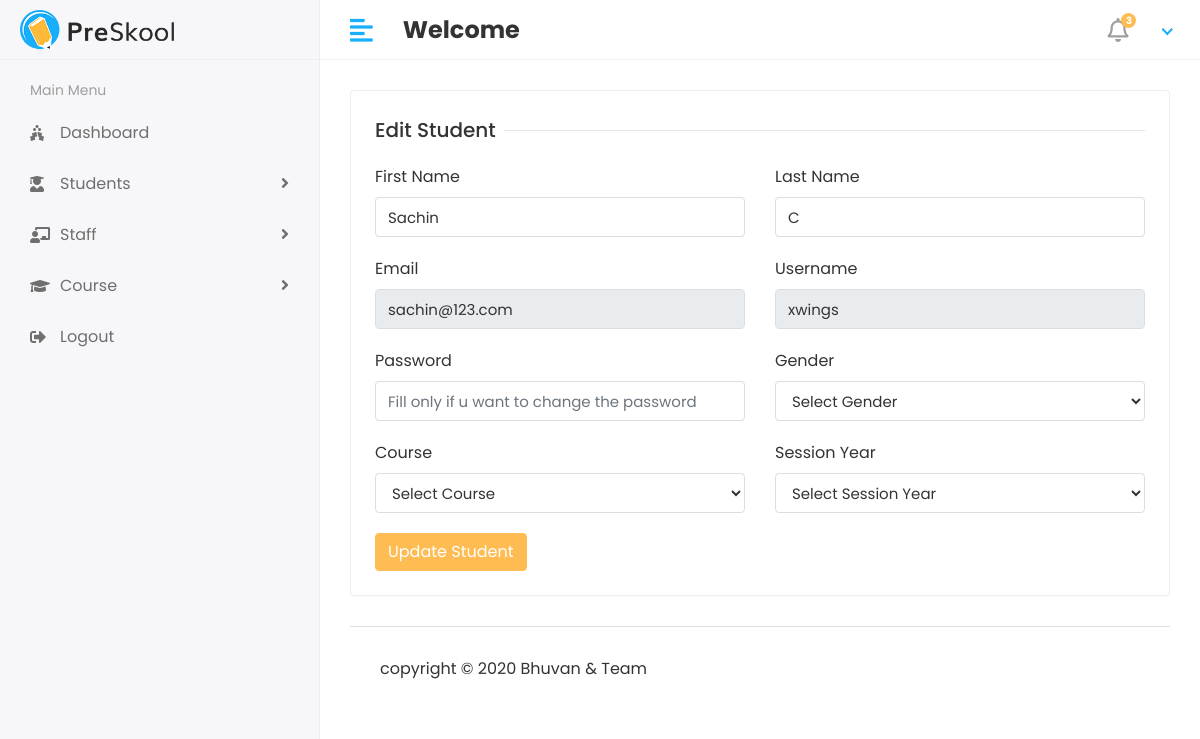
Page /Hod/student/edit/4 on the committed database.
### app/models.py (models this page shows, shortened)
class Student(models.Model):
    admin = models.OneToOneField(CustomUser, on_delete=models.CASCADE)
    gender = models.CharField(max_length=100)
    course_id = models.ForeignKey(Course, on_delete=models.DO_NOTHING)
    session_year_id = models.ForeignKey(
        Session_Year, on_delete=models.DO_NOTHING)
    created_at = models.DateTimeField(auto_now_add=True)
    updated_at = models.DateTimeField(auto_now_add=True)

class CustomUser(AbstractUser):
    USER = (
        (1, 'HOD'),
        (2, 'STAFF'),
        (3, 'STUDENT'),
    )
    user_type = models.CharField(choices=USER, max_length=50, default=1)

### sms/hod_views.py (the view)
# urls.py: path('Hod/student/edit/<str:id>', hod_views.EDIT_STUDENT, name='edit_student'),
def EDIT_STUDENT(request, id):
    student = Student.objects.filter(id=id)
    course = Course.objects.all()
    session_year = Session_Year.objects.all()
    context = {
        'student': student,
        'course': course,
        'session_year': session_year,
    }
    return render(request, 'hod/edit_student.html', context)

### templates/hod/edit_student.html (shortened to what this page needs)
{% extends 'base.html' %} {% block content %}
<div class="row">
  <div class="col-sm-12">
    <div class="card">
      <div class="card-body">
        <form method="post" action="{% url 'update_student' %}">
          <div class="row">
            <div class="col-12">
              <h5 class="form-title">
                <span>Edit Student</span>
              </h5>
            </div>
            <div class="col-12 col-sm-6">
              <div class="form-group">
                <label>First Name</label>
                <input
                  type="text"
                  class="form-control"
                  name="first_name"
                  value="{% for i in student %}{{i.admin.first_name}}{% endfor %}"
                />
              </div>
            </div>
            <div class="col-12 col-sm-6">
              <div class="form-group">
                <label>Last Name</label>
                <input
                  type="text"
                  class="form-control"
                  name="last_name"
                  value="{% for i in student %}{{i.admin.last_name}}{% endfor %}"
                />
              </div>
            </div>
            <div class="col-12 col-sm-6">
              <div class="form-group">
                <label>Email</label>
                <input
                  type="email"
                  class="form-control"
                  name="email"
                  value="{% for i in student %}{{i.admin.email}}{% endfor %}"
                  readonly
                />
              </div>
            </div>
            <div class="col-12 col-sm-6">
              <div class="form-group">
                <label>Username</label>
                <input
                  type="text"
                  class="form-control"
                  name="username"
                  value="{% for i in student %}{{i.admin.username}}{% endfor %}"
                  readonly
                />
              </div>
            </div>
            <div class="col-12 col-sm-6">
              <div class="form-group">
                <label>Password</label>
                <input
                  type="password"
                  class="form-control"
                  name="password"
                  placeholder="Fill only if u want to change the password"
                />
              </div>
            </div>
            <div class="col-12 col-sm-6">
              <div class="form-group">
                <label>Gender</label>
                <select class="form-control" name="gender">
                  <option>Select Gender</option>
                </select>
              </div>
            </div>
            <div class="col-12 col-sm-6">
              <div class="form-group">
                <label>Course</label>
                <select class="form-control" name="course_id" required>
                  <option>Select Course</option>
                </select>
              </div>
            </div>
            <div class="col-12 col-sm-6">
              <div class="form-group">
                <label>Session Year</label>
                <select class="form-control" name="session_year_id" required>
                  <option>Select Session Year</option>
                </select>
              </div>
            </div>
            <div class="col-12">
              <button type="submit" class="btn btn-primary">
                Update Student
              </button>
            </div>
          </div>
        </form>
      </div>
    </div>
  </div>
</div>
{% endblock %}

### static/assets/css/style.css (style rules this page uses)
html { height: 100%; }
body { background-color: #fff; color: #333; font-family: 'Poppins', sans-serif; font-size: 1rem; height: 100%; line-height: 1.5; overflow-x: hidden; }
h1, h2, h3, h4, h5, h6 { font-family: 'Poppins', sans-serif; margin-top: 0; }
.form-control { border: 1px solid #ddd; box-shadow: none; color: #333; font-size: 15px; height: 40px; }
input, button, a { transition: all 0.4s ease; -moz-transition: all 0.4s ease; -o-transition: all 0.4s ease; -ms-transition: all 0.4s ease; -webkit-transition: all 0.4s ease; }
input, input:focus, button, button:focus { outline: none; }
input[type=text], input[type=password] { -webkit-appearance: none; -moz-appearance: none; appearance: none; }
.form-group { margin-bottom: 1.25rem; }
.btn-primary { background-color: #FFBC53; border: 1px solid #FFBC53; }
.card { border: 1px solid #ececf5; box-shadow: 0 1px 3px 0 rgba(0, 0, 0, 0.03); margin-bottom: 1.875rem; }
.card-body { padding: 1.5rem; }
.form-title { width: 100%; max-width: 100%; padding: 0; font-size: 1.25rem; font-weight: 500; line-height: inherit; color: #333; white-space: normal; position: relative; display: block; margin-bottom: 20px; }
.form-title:before { content: ""; position: absolute; left: 0px; right: 0px; height: 1px; top: 50%; background-color: rgba(0, 0, 0, 0.1); }
.form-title span { padding: 0px 0.5rem 0 0; background-color: #fff; display: inline-block; z-index: 2; position: relative; }

### rows in the picture
Student: first_name "Sachin", last_name "C", email "sachin@123.com", username "xwings"
